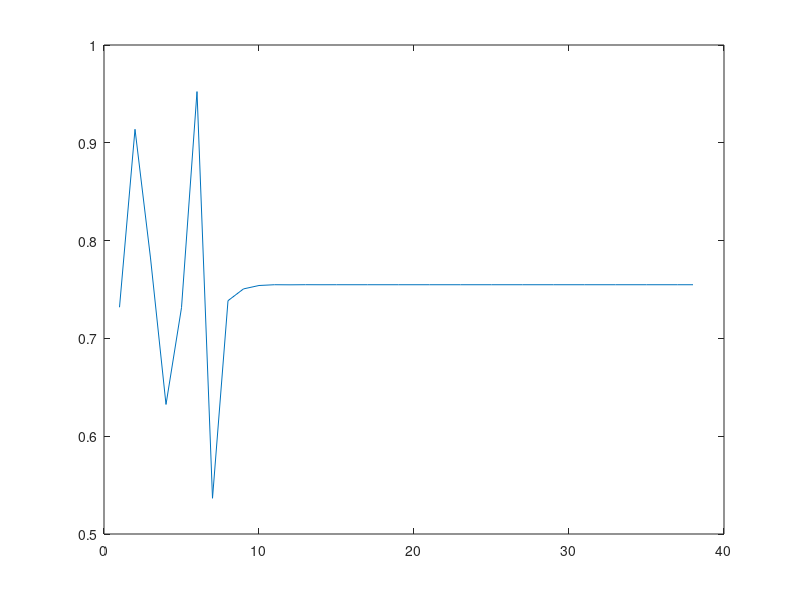

This figure's MATLAB source:
a=[0.731852382763252 0.913811001904957 0.782243944057799 0.632463464422304 0.731427601033860 0.952362335102119 0.536544841029786 0.738557568734649 0.750613070206742 0.754097631821259 0.754884823862668 0.754790846012480 0.754904070821662 0.754864118187619 0.754882828344883 0.754875523097852 0.754878501588910 0.754877336455478 0.754877794355749 0.754877616451984 0.754877685506764 0.754877658803397 0.754877669118273 0.754877665139563 0.754877666673250 0.754877666082407 0.754877666309948 0.754877666222342 0.754877666256066 0.754877666243085 0.754877666248081 0.754877666246159 0.754877666246898 0.754877666246614 0.754877666246723 0.754877666246681 0.754877666246697 0.754877666246691];
figure
plot(a)